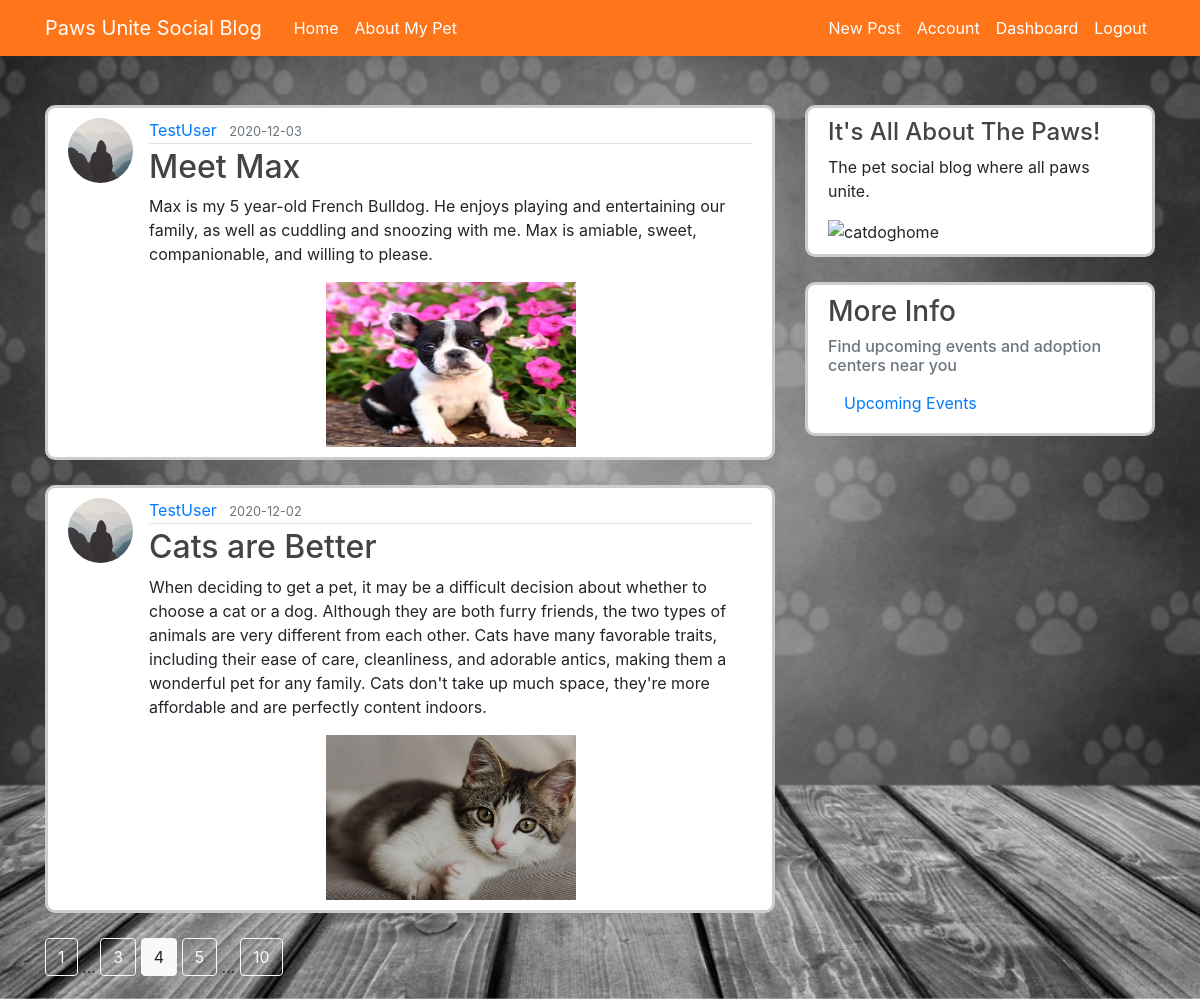
Page /home?page=4 (signed in) on the committed database.
### socialblog/model.py (models this page shows, shortened)
class Post(db.Model):
    id = db.Column(db.Integer, primary_key=True)
    title = db.Column(db.String(100), nullable=False)
    date_posted = db.Column(db.DateTime, nullable=False,
                            default=datetime.utcnow)
    content = db.Column(db.Text, nullable=False)
    image = db.Column(db.String(20), nullable=True, default='default.jpg')
    user_id = db.Column(db.Integer, db.ForeignKey('user.id'), nullable=False)

class User(db.Model, UserMixin):
    id = db.Column(db.Integer, primary_key=True)
    username = db.Column(db.String(20), unique=True, nullable=False)
    email = db.Column(db.String(120), unique=True, nullable=False)
    image_file = db.Column(db.String(20), nullable=False,
                           default='default.jpg')
    password = db.Column(db.String(60), nullable=False)
    posts = db.relationship('Post', backref='author', lazy=True)

### socialblog/routes.py (the view)
@app.route('/')
@app.route('/home')
def home():
    page = request.args.get('page', 1, type=int)
    posts = Post.query.order_by(
        Post.date_posted.desc()).paginate(page=page, per_page=2)
    return render_template('home.html', posts=posts)

### socialblog/model.py (called while the page is built)
@login_manager.user_loader
def load_user(user_id):
    return User.query.get(int(user_id))

### socialblog/templates/home.html
{% extends "layout.html" %}
{% block content %}
{% for post in posts.items %}
<article class="media content-section">
    <img class="rounded-circle article-img"
        src="{{ url_for('static', filename='profile_pics/' + post.author.image_file) }}">
    <div class="media-body">
        <div class="article-metadata">
            <a class="mr-2"
                href="{{ url_for('user_posts', username=post.author.username) }}">{{ post.author.username }}</a>
            <small class="text-muted">{{ post.date_posted.strftime('%Y-%m-%d') }}</small>
        </div>
        <h2><a class="article-title" href="{{ url_for('post', post_id=post.id) }}">{{ post.title }}</a></h2>
        <p class="article-content">{{ post.content }}</p>
        <img class="rounded-corners mx-auto d-block article-img2"
            src="{{ url_for('static', filename='profile_pics/' + post.image) }}"
            onerror="this.onerror=null;this.src='../static/profile_pics/default.jpg';" />
    </div>
</article>
{% endfor %}
{% for page_num in posts.iter_pages(left_edge=1, right_edge=1, left_current=1, right_current=2) %}
{% if page_num %}
{% if posts.page == page_num %}
<a class="btn btn-light mb-4" href="{{ url_for('home', page=page_num) }}">{{ page_num }}</a>
{% else %}
<a class="btn btn-outline-light mb-4" href="{{ url_for('home', page=page_num) }}">{{ page_num }}</a>
{% endif %}
{% else %}
...
{% endif %}
{% endfor %}
{% endblock content %}

### socialblog/static/main.css (style rules this page uses)
body { background-color: #ffffff; background-image: url(/static/bwpaws.jpg); background-size: cover; background-position: center; margin-top: 5rem; background-repeat: no-repeat; }
h1, h2, h3, h4, h5, h6 { color: #444444; }
.content-section { background: #ffffff; padding: 10px 20px; border: 3px solid #cccccc; border-radius: 10px; margin-top: 25px; margin-bottom: 25px; }
.article-title { color: #444444; }
.article-content { white-space: pre-line; }
.article-img { height: 65px; width: 65px; margin-right: 16px; }
.article-img2 { height: 165px; width: 250px; margin-right: 16px; }
.article-metadata { padding-bottom: 1px; margin-bottom: 4px; border-bottom: 1px solid #e3e3e3 }

### rows in the picture
Post: image_file (placeholder picture), author.username "TestUser", date_posted "2020-12-03", title "Meet Max", content "Max is my 5 year-old French Bulldog. He enjoys playing and entertaining our family, as well as cuddling and snoozing with me. Max is amiable, sweet, companionable, and willing to please.", image (picture)
Post: image_file (placeholder picture), author.username "TestUser", date_posted "2020-12-02", title "Cats are Better", content "When deciding to get a pet, it may be a difficult decision about whether to choose a cat or a dog. Although they are both furry friends, the two types of animals are very different from each other. Cats have many favorable traits, including their ease of care, cleanliness, and adorable antics, making them a wonderful pet for any family. Cats don't take up much space, they're more affordable and are perfectly content indoors.", image (picture)

### other values in the picture
{{ page_num }} "1" "3" "5" "10"
{{ page_num }} "4"
